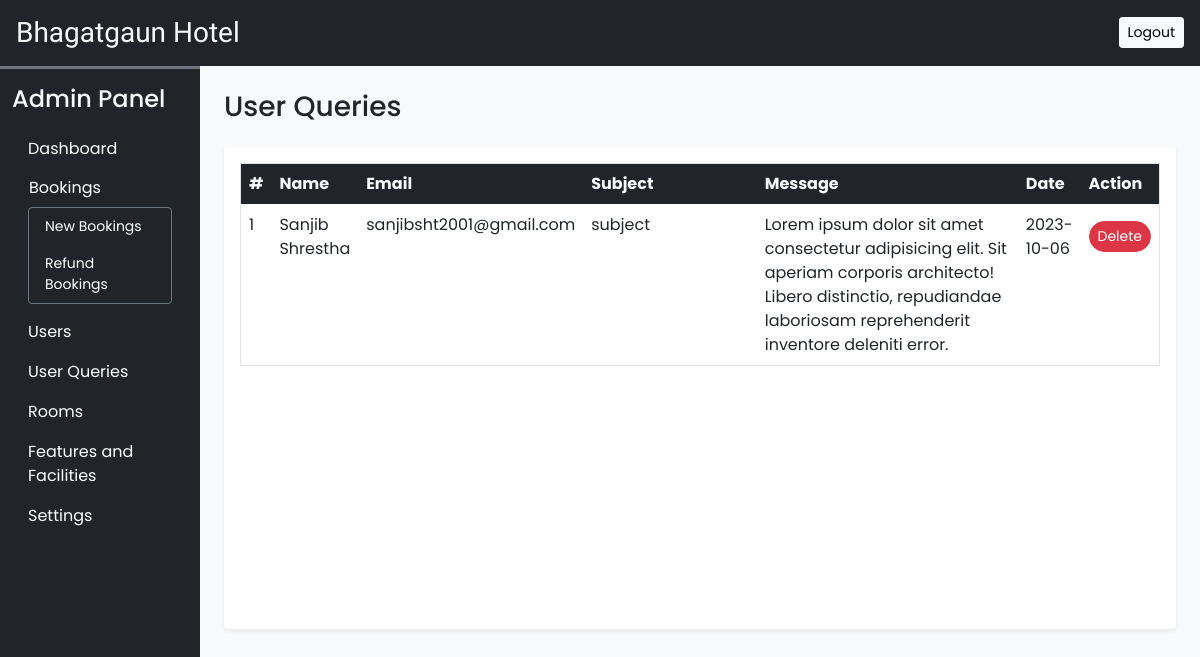
Page /admin/user_queries.php (signed in) on the committed database.
### tables this page shows
CREATE TABLE `user_queries` (
  `sr_no` int(11) NOT NULL,
  `name` varchar(50) NOT NULL,
  `email` varchar(50) NOT NULL,
  `subject` varchar(100) NOT NULL,
  `message` varchar(500) NOT NULL,
  `date` date NOT NULL DEFAULT current_timestamp(),
  `seen` tinyint(4) NOT NULL DEFAULT 0
);

### admin/user_queries.php (the view, shortened to what this page needs)
<!DOCTYPE html>
<html lang="en">
<head>
    <?php require('inc/links.php'); ?>
</head>
<body class="bg-light">
    <?php require('inc/header.php'); ?>
    <div class="container-fluid" id="main-content">
        <div class="row">
            <div class="col-lg-10 ms-auto p-4 overflow-hidden">
                <h3 class="mb-4">User Queries</h3>
                <div class="card border-0 shadow-sm mb-4">
                    <div class="card-body">
                        <div class="table-responsive-md" style="height:450px; overflow-y:scroll;">
                            <table class="table table-hover border">
                                <thead class="sticky-top">
                                    <tr class="text-light bg-dark">
                                    <th scope="col">#</th>
                                    <th scope="col">Name</th>
                                    <th scope="col">Email</th>
                                    <th scope="col" width="20%">Subject</th>
                                    <th scope="col" width="30%">Message</th>
                                    <th scope="col">Date</th>
                                    <th scope="col">Action</th>
                                    </tr>
                                </thead>
                                <tbody>
                                    <?php
                                     $q="SELECT * FROM `user_queries` ORDER BY `sr_no` DESC";
                                     $data=mysqli_query($con,$q);
                                     $i=1;
                                     while($row=mysqli_fetch_assoc($data)){
                                        $seen='';
                                        $seen.="<a href='?del=$row[sr_no]' class='btn btn-sm rounded-pill btn-danger mt-2'>Delete</a>";
                                        echo<<<query
                                            <tr>
                                                <td>$i</td>
                                                <td>$row[name]</td>
                                                <td>$row[email]</td>
                                                <td>$row[subject]</td>
                                                <td>$row[message]</td>
                                                <td>$row[date]</td>
                                                <td>$seen</td>
                                            </tr>
                                        query;
                                        $i++;
                                     }
                                    ?>
                                </tbody>
                            </table>
                        </div>
                    </div>
                </div>
            </div>
        </div>
    </div>
</body>
</html>

### admin/css/common.css (style rules this page uses)
:root { --teal:#2ec1ac; --teal_hover: #6341c2; }
* { font-family: 'Poppins', sans-serif; }

### rows in the picture
user_queries: name "Sanjib Shrestha", email "sanjibsht2001@gmail.com", subject "subject", message "Lorem ipsum dolor sit amet consectetur adipisicing elit. Sit aperiam corporis architecto! Libero distinctio, repudiandae laboriosam reprehenderit inventore deleniti error.", date "2023-10-06"
